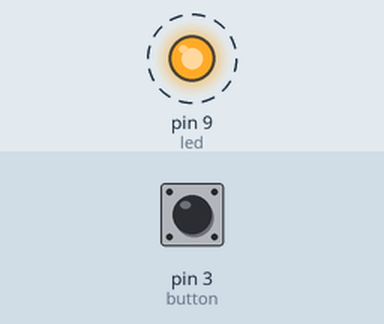
Simulated run of this sketch. Board: Arduino Uno, built with avr-gcc and run on an emulated ATmega328P. On the bench: output pins drawn as LEDs (lit = HIGH). Dashed ring = blinking. The test bench sets the inputs (shaded band); at power-on: pin 3 (button) HIGH.

Above: at 0.5 s.
Timing chart, 0 to 4.6 s (numbered marks = the images above):
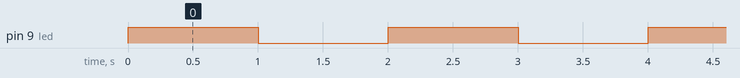

Measured:
- by itself, pin 9 (led): alternates HIGH for 1.0 s and LOW for 1.0 s

The sketch:

Blink1.ino
```cpp
int button = 3;
int led = 9;
void setup() {
  // put your setup code here, to run once:
  pinMode(button, INPUT_PULLUP);
  pinMode(led, OUTPUT);

}

void loop() {
  // put your main code here, to run repeatedly:
  int buttonstate = digitalRead(button);
  if(buttonstate == HIGH)
  {
  digitalWrite(led, HIGH);  // turn the LED on (HIGH is the voltage level)
  delay(1000);                      // wait for a second
  digitalWrite(led, LOW);   // turn the LED off by making the voltage LOW
  delay(1000);
  }
  else
  {
    digitalWrite(led, LOW);
    delay(10);
  }
}
```
